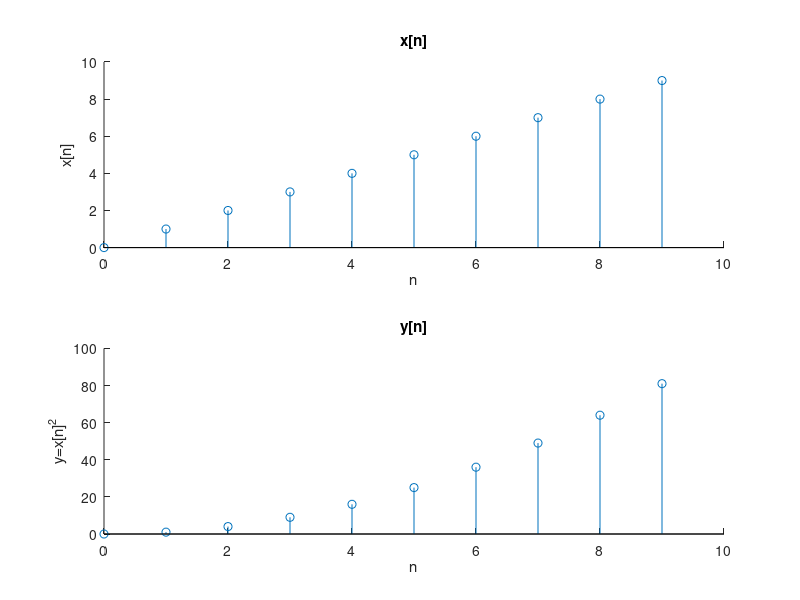

Here is the MATLAB script that generated this plot:
%Name:Junpeng Gai
%SID:40009896

n=(0:9);%defin the domain
X=n;    %defin x[n]
Y=X.^2; %defin y[n]
Energy_x=0; %initialize the energy for x
Energy_y=0; %initialize the energy for y
for index = X % loop in X array
 Energy_x = Energy_x + index.^2; % sum to Energy_x
end

disp('The Energy of x[n] is')
disp(Energy_x)  %calculate the total energy

for index = Y % % loop in Y array
 Energy_y = Energy_y + index.^2; % sum to Energy_y
end

disp('The Energy of y[n] is')
disp(Energy_y)  %calculate the total energy

subplot(2,1,1) %first graph
hold on
title('x[n]')   %set the tittle
xlabel('n')     %set label for x
ylabel('x[n]')  %set label for y
stem(n,X);
hold off
subplot(2,1,2)  %second graph
hold on
title('y[n]')   %set the tittle
xlabel('n')     %set label for x
ylabel('y=x[n]^2')%set label for y
stem(n,Y);
hold off